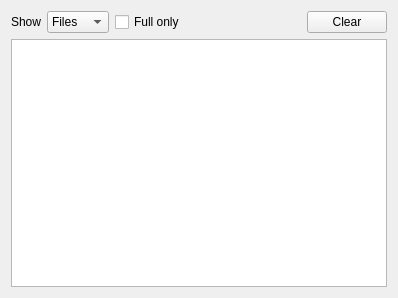
<?xml version="1.0" encoding="UTF-8"?>
<ui version="4.0">
 <class>UIFinishedTransfers</class>
 <widget class="QWidget" name="UIFinishedTransfers">
  <property name="geometry">
   <rect>
    <x>0</x>
    <y>0</y>
    <width>398</width>
    <height>298</height>
   </rect>
  </property>
  <property name="windowTitle">
   <string>Form</string>
  </property>
  <layout class="QVBoxLayout" name="verticalLayout">
   <item>
    <layout class="QHBoxLayout" name="horizontalLayout">
     <item>
      <widget class="QLabel" name="label">
       <property name="text">
        <string>Show</string>
       </property>
      </widget>
     </item>
     <item>
      <widget class="QComboBox" name="comboBox">
       <item>
        <property name="text">
         <string>Files</string>
        </property>
       </item>
       <item>
        <property name="text">
         <string>Users</string>
        </property>
       </item>
      </widget>
     </item>
     <item>
      <widget class="QCheckBox" name="checkBox_FULL">
       <property name="text">
        <string>Full only</string>
       </property>
      </widget>
     </item>
     <item>
      <spacer name="horizontalSpacer">
       <property name="orientation">
        <enum>Qt::Horizontal</enum>
       </property>
       <property name="sizeHint" stdset="0">
        <size>
         <width>40</width>
         <height>20</height>
        </size>
       </property>
      </spacer>
     </item>
     <item>
      <widget class="QPushButton" name="pushButton">
       <property name="text">
        <string>Clear</string>
       </property>
      </widget>
     </item>
    </layout>
   </item>
   <item>
    <widget class="QTreeView" name="treeView">
     <property name="editTriggers">
      <set>QAbstractItemView::NoEditTriggers</set>
     </property>
     <property name="showDropIndicator" stdset="0">
      <bool>false</bool>
     </property>
     <property name="sortingEnabled">
      <bool>true</bool>
     </property>
    </widget>
   </item>
  </layout>
 </widget>
 <resources/>
 <connections/>
</ui>
